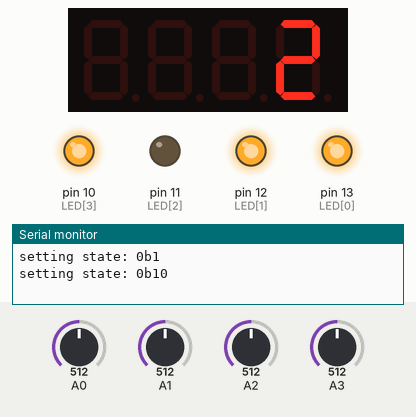
Simulated run of this sketch. Board: Arduino Uno, built with avr-gcc and run on an emulated ATmega328P. On the bench: 4-digit seven-segment display, output pins drawn as LEDs (lit = HIGH), the last lines printed to the serial monitor. The test bench sets the inputs (shaded band); at power-on: A0 = 512, A1 = 512, A2 = 512, A3 = 512.

Above: at 2.1 s.
2.2 s: A0 set to 30
At 2.42 s:
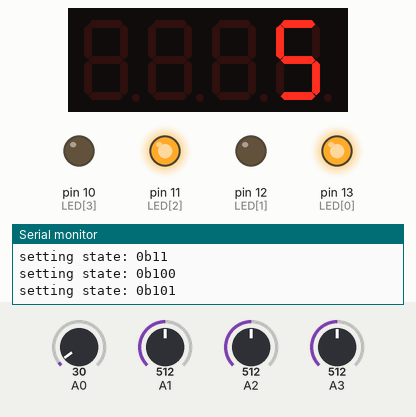
3.9 s: A0 set to 306
6.2 s: A0 set to 716
At 8.7 s:
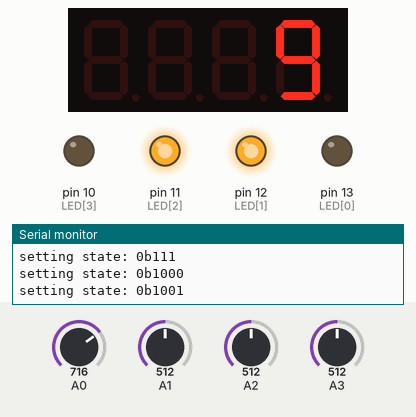
9.2 s: A0 set to 992
At 11.3 s:
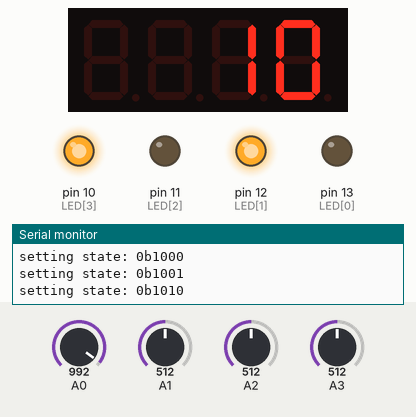
Timing chart, 0 to 12.8 s (numbered marks = the images above; inputs shaded):
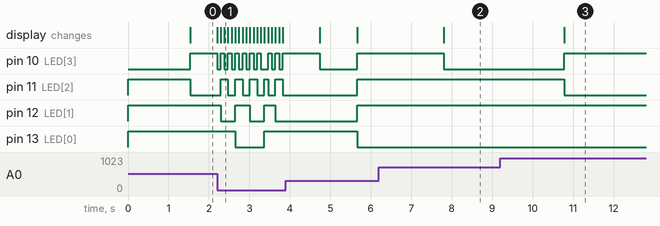

Measured:
- after the input at 2.2 s, pin 11 (LED[2]): goes 3 × (HIGH 0.18 s, LOW 0.18 s), HIGH 0.09 s, LOW 0.18 s, HIGH 0.18 s, then LOW, starting after 0.09 s; pin 12 (LED[1]): goes LOW 0.36 s, HIGH 0.36 s, LOW 0.36 s, HIGH 0.27 s, then LOW, starting after 0.09 s; pin 13 (LED[0]): HIGH → LOW after 0.45 s, → HIGH 0.72 s later
- after the input at 6.2 s, pin 11 (LED[2]): stays HIGH (without the input it goes to LOW after 1.3 s)
- after the input at 9.2 s, pin 11 (LED[2]): HIGH → LOW after 1.6 s instead of 0.76 s

The sketch:

Netzteil.ino
```cpp
#include <Wire.h>
#include <TimerOne.h>
#include <I2C.h>
#include <II2C.h>
#include <MPU6050.h>
#include <MultiFuncShield.h>

//LEDs an den digitalen PINs 10,11,12,13
const byte LED[] = {13,12,11,10};
int state = 1;
long last = 0;
byte mode = 0;

const byte BTN[] = {1,2,3};

#define ON LOW
#define OFF HIGH

void setup(){
  Serial.begin(9600);

  pinMode(BTN[0], INPUT); // button 1
  pinMode(BTN[1], INPUT); // button 2
  pinMode(BTN[2], INPUT); // button 3

  pinMode(LED[0], OUTPUT); //LED1 am digitalen PIN 13
  pinMode(LED[1], OUTPUT); //LED2 am digitalen PIN 12
  pinMode(LED[2], OUTPUT); //LED3 am digitalen PIN 11
  pinMode(LED[3], OUTPUT); //LED4 am digitalen PIN 10

  setLEDs();
}

void loop(){
  for (int i = 0; i < 3; i++) {
    if (analogRead(BTN[i]) == HIGH) {
      mode = i;
    }
  }

  if (millis() - last < analogRead(0) * 3) {
    return;
  }

  switch (mode) {
    case 0: // binärer zähler
      state = state + 1;
      break;
    default: // lauflicht
      state = state << 1;
      break;
  }

  if (!setLEDs()) {
    state = 1;
    setLEDs();
  }

  last = millis();
}

bool setLEDs(){
  Serial.print("setting state: 0b");
  Serial.println(state, BIN);

  MFS.write(state);
  digitalWrite(LED[0], (state & 0b1000) != 0 ? ON : OFF);
  digitalWrite(LED[1], (state & 0b0100) != 0 ? ON : OFF);
  digitalWrite(LED[2], (state & 0b0010) != 0 ? ON : OFF);
  digitalWrite(LED[3], (state & 0b0001) != 0 ? ON : OFF);

  switch (mode) {
    case 0:
      return state <= 0xF;
    default:
      return state <= 0x8;
  }
}
```
